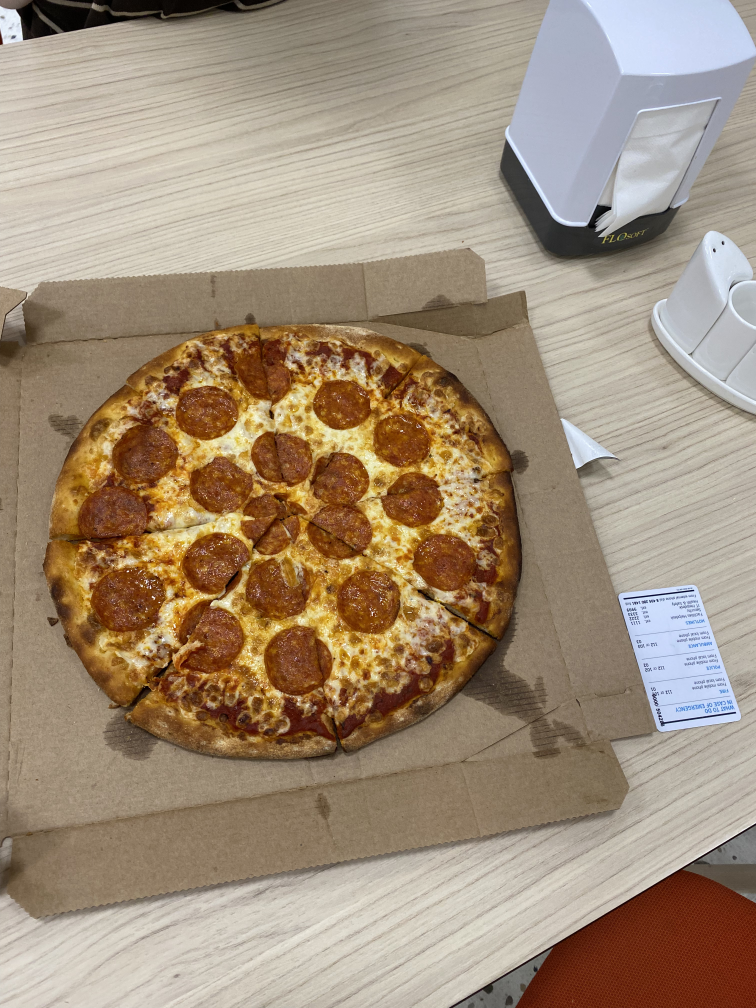
#> input picture Final Project/IMG_2146.jpg, 3024 x 4032 px (shown at 1/4 size)
$ jupyter execute --allow-errors 'Counting Ingredients.ipynb'   (shell and % lines are left out)
#> lines starting #> are read from the running program, lines starting #| are printed output that depends on the picture
[cell 1]
import torch
import numpy as np
import os
from torch.utils.data import Dataset
from torchvision import datasets
from torchvision.transforms import ToTensor, Resize, Compose
import matplotlib.pyplot as plt

[cell 2]
import pickle
import numpy as np
from skimage import io

from tqdm import tqdm, tqdm_notebook
from PIL import Image
from pathlib import Path

from torchvision import transforms, models
from multiprocessing.pool import ThreadPool
from sklearn.preprocessing import LabelEncoder
from torch.utils.data import Dataset, DataLoader
import torch.nn as nn

from matplotlib import colors, pyplot as plt

# в sklearn не все гладко, чтобы в colab удобно выводить картинки
# мы будем игнорировать warnings
import warnings
warnings.filterwarnings(action='ignore', category=DeprecationWarning)

[cell 3]
class PizzaDataset(Dataset):

    def __init__(self, path):
        self.img_path = path + 'image/'
        self.mask_path = path + 'mask/'

    def __len__(self):
        return len(os.listdir(self.img_path)) - 1

    def __getitem__(self, idx):
        img = np.load(self.img_path + str(idx) + '.npy')
        mask = np.load(self.mask_path + str(idx) + '.npy')
        mask = (np.sum(mask, axis=-1) == 2)

        transform = Compose([
            ToTensor(),
            Resize((250, 250)),
                                    #transforms.Normalize(mean=[0.485, 0.456, 0.406],
                                     #                    std=[0.229, 0.224, 0.225])
        ])

        img, mask = transform(img), transform(mask)

        return img, mask

[cell 4]
ds_train, ds_val = PizzaDataset('new_data/train/'), PizzaDataset('new_data/val/')

#> (a cell that did not finish here is left out)

[cell 6]
# [24 lines left out: function fit_epoch, not called in this run]

[cell 7]
# [12 lines left out: function iou, not called in this run]

[cell 8]
# [23 lines left out: function eval_epoch, not called in this run]

[cell 9]
# [32 lines left out: function train, not called in this run]

[cell 10]
import torch
import torch.nn as nn
import torch.nn.functional as F


class DoubleConv(nn.Module):
    """(convolution => [BN] => ReLU) * 2"""

    def __init__(self, in_channels, out_channels, mid_channels=None):
        super().__init__()
        if not mid_channels:
            mid_channels = out_channels
        self.double_conv = nn.Sequential(
            nn.Conv2d(in_channels, mid_channels, kernel_size=3, padding=1, bias=False),
            nn.BatchNorm2d(mid_channels),
            nn.ReLU(inplace=True),
            nn.Conv2d(mid_channels, out_channels, kernel_size=3, padding=1, bias=False),
            nn.BatchNorm2d(out_channels),
            nn.ReLU(inplace=True)
        )

    def forward(self, x):
        return self.double_conv(x)


class Down(nn.Module):
    """Downscaling with maxpool then double conv"""

    # [6 lines left out: function __init__, not called in this run]

    def forward(self, x):
        return self.maxpool_conv(x)


class Up(nn.Module):
    """Upscaling then double conv"""

    # [21 lines left out: functions __init__, forward, not called in this run]


class OutConv(nn.Module):
    def __init__(self, in_channels, out_channels):
        super(OutConv, self).__init__()
        self.conv = nn.Conv2d(in_channels, out_channels, kernel_size=1)

    def forward(self, x):
        return self.conv(x)


class UNet(nn.Module):
    def __init__(self, n_channels, n_classes, bilinear=False):
        super(UNet, self).__init__()
        self.n_channels = n_channels
        self.n_classes = n_classes
        self.bilinear = bilinear

        self.inc = (DoubleConv(n_channels, 64))
        self.down1 = (Down(64, 128))
        self.down2 = (Down(128, 256))
        self.down3 = (Down(256, 512))
        factor = 2 if bilinear else 1
        self.down4 = (Down(512, 1024 // factor))
        self.up1 = (Up(1024, 512 // factor, bilinear))
        self.up2 = (Up(512, 256 // factor, bilinear))
        self.up3 = (Up(256, 128 // factor, bilinear))
        self.up4 = (Up(128, 64, bilinear))
        self.outc = (OutConv(64, n_classes))

    # [12 lines left out: function forward, not called in this run]

#> (a cell that did not finish here is left out)

#> (a cell that did not finish here is left out)


#> (a cell that did not finish here is left out)

#> (a cell that did not finish here is left out)

#> (a cell that did not finish here is left out)

[cell 16]
plt.figure(figsize=(8,8), dpi=300)
#> (the rest of this cell did not finish here and is left out)

#> (a cell that did not finish here is left out)

[cell 18]
plt.figure(figsize=(8,8), dpi=300)
#> (the rest of this cell did not finish here and is left out)

#> (a cell that did not finish here is left out)

[cell 20]
import cv2


img = cv2.cvtColor(cv2.imread('IMG_2146.jpg'), cv2.COLOR_BGR2RGB)
x = cv2.resize(img, (250, 250))
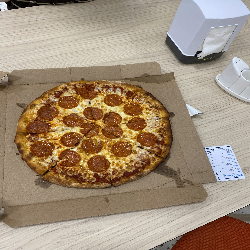
#> x: shape (250, 250, 3); mean R, G, B 160.8, 142.3, 121
#> (the rest of this cell did not finish here and is left out)
